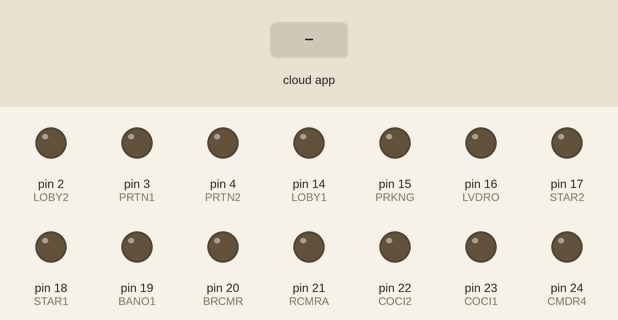
This sketch was run on a simulated Arduino Mega 2560, built with avr-gcc and run on an emulated ATmega2560. Shown: output pins drawn as LEDs (lit = HIGH). The inputs (shaded band) are chosen by the test bench.

Above: at 2.7 s.
2.8 s: the phone or cloud app sets 14 to 1
At 4.0 s:
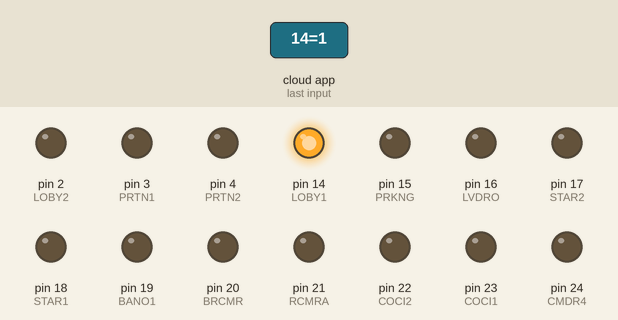
5.0 s: the phone or cloud app sets 15 to 1
At 6.0 s:
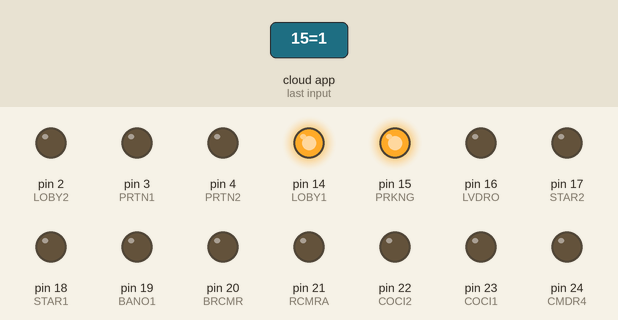
7.0 s: the phone or cloud app sets 16 to 1
At 8.1 s:
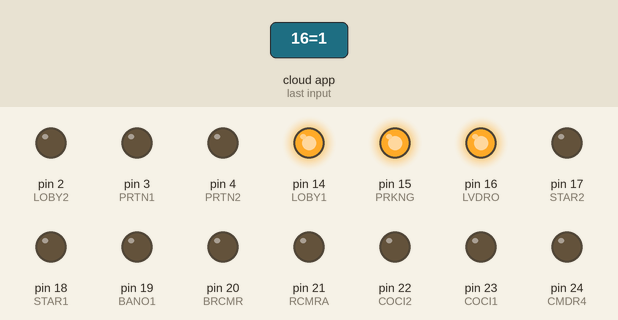
9.0 s: the phone or cloud app sets 17 to 1
At 10.2 s:
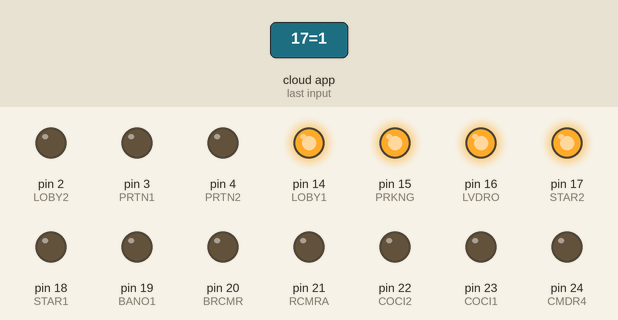
11.0 s: the phone or cloud app sets 18 to 1
At 12.2 s:
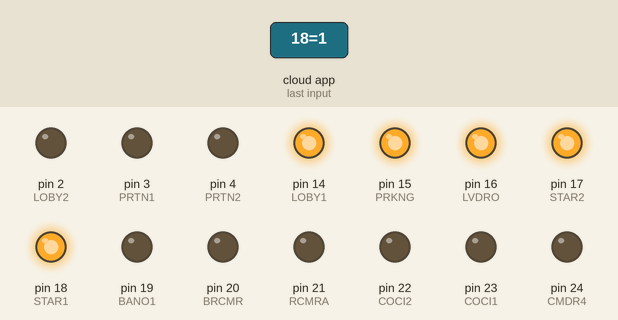
13.0 s: the phone or cloud app sets 19 to 1
At 14.3 s:
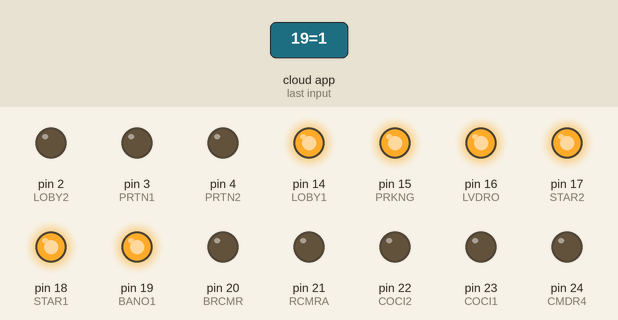
Timing chart, 0 to 16.0 s (numbered marks = the images above; inputs shaded):
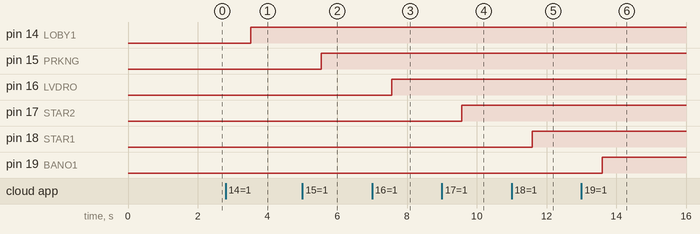

The sketch:

eber.ino
```cpp
#define CAYENNE_PRINT Serial  // Comment this out to disable prints and save space
#include <CayenneMQTTEthernet.h>

// Cayenne authentication info. This should be obtained from the Cayenne Dashboard.
char username[] = "ffa35370-2daf-11e7-9191-35e0db0bb6a6";
char password[] = "ec73d95f6d12ca5f0a0b2e015e6cb50e24094ae5";
char clientID[] = "91ad6120-59e2-11e8-9b75-e32a21a125ca";

// pin 32,33,34,35,36,37,38,39,40,41,42,44,46,48,50,52,53,15 no sirven


#define VIRTUAL_CHANNELSALA1 30
#define VIRTUAL_CHANNELSALA2 31
#define VIRTUAL_CHANNELSALA3 29
#define VIRTUAL_CHANNELSALA4 28
#define VIRTUAL_CHANNELCMDR1 27
#define VIRTUAL_CHANNELCMDR2 26
#define VIRTUAL_CHANNELCMDR3 25
#define VIRTUAL_CHANNELCMDR4 24
#define VIRTUAL_CHANNELCOCI1 23
#define VIRTUAL_CHANNELCOCI2 22
#define VIRTUAL_CHANNELRCMRA 21
#define VIRTUAL_CHANNELBRCMR 20
#define VIRTUAL_CHANNELBANO1 19
#define VIRTUAL_CHANNELSTAR1 18
#define VIRTUAL_CHANNELSTAR2 17
#define VIRTUAL_CHANNELLVDRO 16
#define VIRTUAL_CHANNELPRKNG 15
#define VIRTUAL_CHANNELLOBY1 14
#define VIRTUAL_CHANNELLOBY2 2
#define VIRTUAL_CHANNELPRTN1 3
#define VIRTUAL_CHANNELPRTN2 4

#define SALA1 30 // Do not use digital pins 0 or 1 since those conflict with the use of Serial.
#define SALA2 31
#define SALA3 29
#define SALA4 28
#define CMDR1 27
#define CMDR2 26
#define CMDR3 25
#define CMDR4 24
#define COCI1 23
#define COCI2 22
#define RCMRA 21
#define BRCMR 20
#define BANO1 19
#define STAR1 18
#define STAR2 17
#define LVDRO 16
#define PRKNG 15
#define LOBY1 14
#define LOBY2 2
#define PRTN1 3
#define PRTN2 4

void setup()
{
  Serial.begin(9600);
  pinMode(SALA1, OUTPUT);
  pinMode(SALA2, OUTPUT);
  pinMode(SALA3, OUTPUT);
  pinMode(SALA4, OUTPUT);
  pinMode(CMDR1, OUTPUT);
  pinMode(CMDR2, OUTPUT);
  pinMode(CMDR3, OUTPUT);
  pinMode(CMDR4, OUTPUT);
  pinMode(COCI1, OUTPUT);
  pinMode(COCI2, OUTPUT);
  pinMode(RCMRA, OUTPUT);
  pinMode(BRCMR, OUTPUT);
  pinMode(BANO1, OUTPUT);
  pinMode(STAR1, OUTPUT);
  pinMode(STAR2, OUTPUT);
  pinMode(LVDRO, OUTPUT);
  pinMode(PRKNG, OUTPUT);
  pinMode(LOBY1, OUTPUT);
  pinMode(LOBY2, OUTPUT);
  pinMode(PRTN1, OUTPUT);
  pinMode(PRTN2, OUTPUT);
  Cayenne.begin(username, password, clientID);
}

void loop()
{
  Cayenne.loop();
}

CAYENNE_IN(VIRTUAL_CHANNELBANO1)
{
  int valbano = getValue.asInt();
  CAYENNE_LOG("Channel %d, pin %d, value %d", VIRTUAL_CHANNELBANO1, BANO1, valbano);
  // Write the value received to the digital pin.
  digitalWrite(BANO1, valbano);

 }


// This function is called when data is sent from Cayenne.
CAYENNE_IN(VIRTUAL_CHANNELSALA1)
{
  int valsala1 = getValue.asInt();
  CAYENNE_LOG("Channel %d, pin %d, value %d", VIRTUAL_CHANNELSALA1, SALA1, valsala1);
  // Write the value received to the digital pin.
  digitalWrite(SALA1, valsala1);

 }

CAYENNE_IN(VIRTUAL_CHANNELSALA2)
{
int valsala2 = getValue.asInt();
  CAYENNE_LOG("Channel %d, pin %d, value %d", VIRTUAL_CHANNELSALA2, SALA2, valsala2);
  // Write the value received to the digital pin.
  digitalWrite(SALA2, valsala2);
}

CAYENNE_IN(VIRTUAL_CHANNELSALA3)
{
int valsala3 = getValue.asInt();
  CAYENNE_LOG("Channel %d, pin %d, value %d", VIRTUAL_CHANNELSALA3, SALA3, valsala3);
  // Write the value received to the digital pin.
  digitalWrite(SALA3, valsala3);
}

CAYENNE_IN(VIRTUAL_CHANNELSALA4)
{
int valsala4 = getValue.asInt();
  CAYENNE_LOG("Channel %d, pin %d, value %d", VIRTUAL_CHANNELSALA4, SALA4, valsala4);
  // Write the value received to the digital pin.
  digitalWrite(SALA4, valsala4);
}

CAYENNE_IN(VIRTUAL_CHANNELCMDR1)
{
int valcmdr1 = getValue.asInt();
  CAYENNE_LOG("Channel %d, pin %d, value %d", VIRTUAL_CHANNELCMDR1, CMDR1, valcmdr1);
  // Write the value received to the digital pin.
  digitalWrite(CMDR1, valcmdr1);
}

CAYENNE_IN(VIRTUAL_CHANNELCMDR2)
{
int valcmdr2 = getValue.asInt();
  CAYENNE_LOG("Channel %d, pin %d, value %d", VIRTUAL_CHANNELCMDR2, CMDR2, valcmdr2);
  // Write the value received to the digital pin.
  digitalWrite(CMDR2, valcmdr2);
}

CAYENNE_IN(VIRTUAL_CHANNELCMDR3)
{
int valcmdr3 = getValue.asInt();
  CAYENNE_LOG("Channel %d, pin %d, value %d", VIRTUAL_CHANNELCMDR3, CMDR3, valcmdr3);
  // Write the value received to the digital pin.
  digitalWrite(CMDR3, valcmdr3);
}

CAYENNE_IN(VIRTUAL_CHANNELCMDR4)
{
int valcmdr4 = getValue.asInt();
  CAYENNE_LOG("Channel %d, pin %d, value %d", VIRTUAL_CHANNELCMDR4, CMDR4, valcmdr4);
  // Write the value received to the digital pin.
  digitalWrite(CMDR4, valcmdr4);
}

CAYENNE_IN(VIRTUAL_CHANNELCOCI1)
{
int valcoci1 = getValue.asInt();
  CAYENNE_LOG("Channel %d, pin %d, value %d", VIRTUAL_CHANNELCOCI1, COCI1, valcoci1);
  // Write the value received to the digital pin.
  digitalWrite(COCI1, valcoci1);
}

CAYENNE_IN(VIRTUAL_CHANNELCOCI2)
{
int valcoci2 = getValue.asInt();
  CAYENNE_LOG("Channel %d, pin %d, value %d", VIRTUAL_CHANNELCOCI2, COCI2, valcoci2);
  // Write the value received to the digital pin.
  digitalWrite(COCI2, valcoci2);
}


CAYENNE_IN(VIRTUAL_CHANNELRCMRA)
{
int valrcmra = getValue.asInt();
  CAYENNE_LOG("Channel %d, pin %d, value %d", VIRTUAL_CHANNELRCMRA, RCMRA, valrcmra);
  // Write the value received to the digital pin.
  digitalWrite(RCMRA, valrcmra);
}

CAYENNE_IN(VIRTUAL_CHANNELBRCMR)
{
int valbrcmr = getValue.asInt();
  CAYENNE_LOG("Channel %d, pin %d, value %d", VIRTUAL_CHANNELBRCMR, BRCMR, valbrcmr);
  // Write the value received to the digital pin.
  digitalWrite(BRCMR, valbrcmr);
}

CAYENNE_IN(VIRTUAL_CHANNELSTAR1)
{
int valstar1 = getValue.asInt();
  CAYENNE_LOG("Channel %d, pin %d, value %d", VIRTUAL_CHANNELSTAR1, STAR1, valstar1);
  // Write the value received to the digital pin.
  digitalWrite(STAR1, valstar1);
}

CAYENNE_IN(VIRTUAL_CHANNELSTAR2)
{
int valstar2 = getValue.asInt();
  CAYENNE_LOG("Channel %d, pin %d, value %d", VIRTUAL_CHANNELSTAR2, STAR2, valstar2);
  // Write the value received to the digital pin.
  digitalWrite(STAR2, valstar2);
}


CAYENNE_IN(VIRTUAL_CHANNELLVDRO)
{
int vallvdro = getValue.asInt();
  CAYENNE_LOG("Channel %d, pin %d, value %d", VIRTUAL_CHANNELLVDRO, LVDRO, vallvdro);
  // Write the value received to the digital pin.
  digitalWrite(LVDRO, vallvdro);
}

CAYENNE_IN(VIRTUAL_CHANNELPRKNG)
{
int valprkng = getValue.asInt();
  CAYENNE_LOG("Channel %d, pin %d, value %d", VIRTUAL_CHANNELPRKNG, PRKNG, valprkng);
  // Write the value received to the digital pin.
  digitalWrite(PRKNG, valprkng);
}

CAYENNE_IN(VIRTUAL_CHANNELLOBY1)
{
int valloby1 = getValue.asInt();
  CAYENNE_LOG("Channel %d, pin %d, value %d", VIRTUAL_CHANNELLOBY1, LOBY1, valloby1);
  // Write the value received to the digital pin.
  digitalWrite(LOBY1, valloby1);
}

CAYENNE_IN(VIRTUAL_CHANNELLOBY2)
{
int valloby2 = getValue.asInt();
  CAYENNE_LOG("Channel %d, pin %d, value %d", VIRTUAL_CHANNELLOBY2, LOBY2, valloby2);
  // Write the value received to the digital pin.
  digitalWrite(LOBY2, valloby2);
}

CAYENNE_IN(VIRTUAL_CHANNELPRTN1)
{
int valprtn1 = getValue.asInt();
  CAYENNE_LOG("Channel %d, pin %d, value %d", VIRTUAL_CHANNELPRTN1, PRTN1, valprtn1);
  // Write the value received to the digital pin.
  digitalWrite(PRTN1, valprtn1);
}

CAYENNE_IN(VIRTUAL_CHANNELPRTN2)
{
int valprtn2 = getValue.asInt();
  CAYENNE_LOG("Channel %d, pin %d, value %d", VIRTUAL_CHANNELPRTN2, PRTN2, valprtn2);
  // Write the value received to the digital pin.
  digitalWrite(PRTN2, valprtn2);
}
```

Measured:
- after the input at 2.8 s, pin 14 (LOBY1): LOW → HIGH after 0.73 s
- after the input at 5.0 s, pin 15 (PRKNG): LOW → HIGH after 0.54 s
- after the input at 7.0 s, pin 16 (LVDRO): LOW → HIGH after 0.56 s
- after the input at 9.0 s, pin 17 (STAR2): LOW → HIGH after 0.57 s
- after the input at 11.0 s, pin 18 (STAR1): LOW → HIGH after 0.59 s
- after the input at 13.0 s, pin 19 (BANO1): LOW → HIGH after 0.60 s
